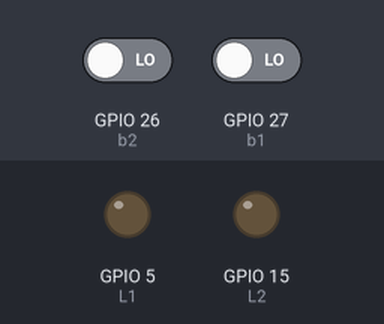
Bench run of a sketch on a simulated ESP32. Parts: output pins drawn as LEDs (lit = HIGH). Inputs (shaded band) come from the test bench; at power-on: GPIO 26 (b2) LOW, GPIO 27 (b1) LOW.

Above: at 1.2 s.
1.3 s: GPIO 26 (b2) driven HIGH
At 2.1 s:
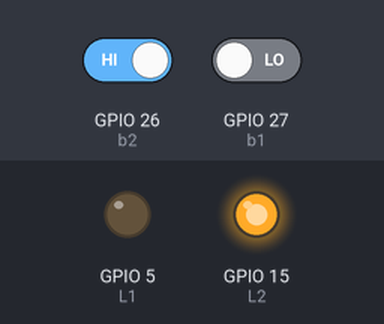
4.3 s: GPIO 27 (b1) driven HIGH
At 4.7 s:
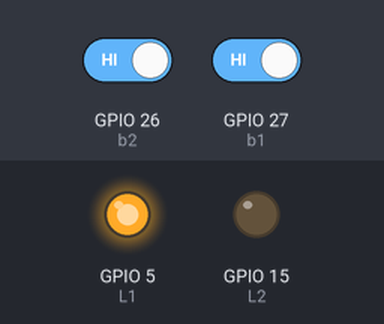
7.3 s: GPIO 27 (b1) driven LOW
At 8.1 s:
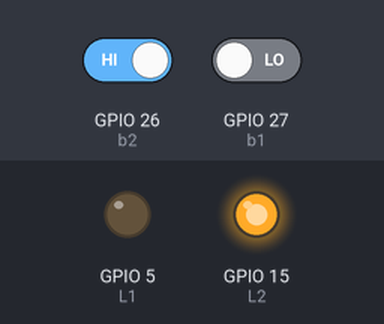
8.8 s: GPIO 26 (b2) driven LOW
At 9.7 s:
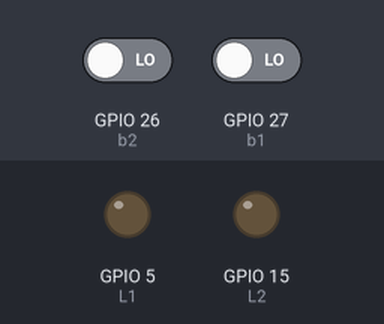
Timing chart, 0 to 11.8 s (numbered marks = the images above; inputs shaded):
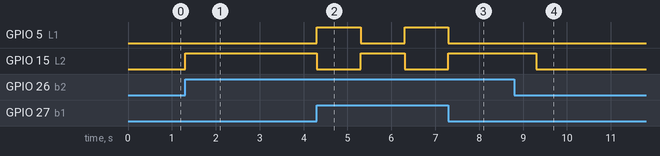

The sketch:

PruebaLed.ino
```cpp
int b1 = 27;
int b2 = 26;

int L1 = 5;
int L2 = 15;

int Valor;
int Valor2;

void setup() {
  pinMode(b1, INPUT);
  pinMode(b2, INPUT);
  pinMode(L1, OUTPUT);
  pinMode(L2, OUTPUT);
  Serial.begin(115200);


}

void loop() {

  Valor = digitalRead(b1);
  Valor2 = digitalRead(b2);
  if (Valor == 1)
  {
    digitalWrite(L1, HIGH);
    delay(1000);
    digitalWrite(L1, LOW);

  }
   if (Valor2 == 1)
  {
    digitalWrite(L2, HIGH);
    delay(1000);
    digitalWrite(L2, LOW);

  }

}
```

Measured:
- after the input at 1.3 s, GPIO 15 (L2): LOW → HIGH at once
- after the input at 4.3 s, GPIO 5 (L1): LOW → HIGH at once, → LOW 1.0 s later, → HIGH 1.0 s later; GPIO 15 (L2): HIGH → LOW at once, → HIGH 1.0 s later, → LOW 1.0 s later
- after the input at 7.3 s, GPIO 5 (L1): goes on until 7.3 s, then stays LOW; GPIO 15 (L2): goes on until 7.3 s, then stays HIGH
- after the input at 8.8 s, GPIO 15 (L2): HIGH → LOW after 0.50 s
